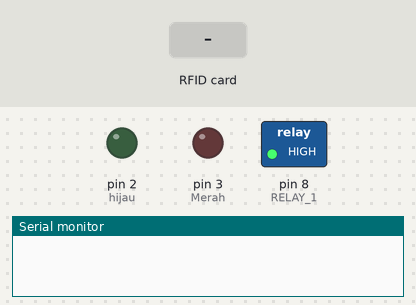
The sketch below on a simulated Arduino Uno, built with avr-gcc and run on an emulated ATmega328P. On the bench: switched loads named in the sketch (green lamp = pin HIGH), output pins drawn as LEDs (lit = HIGH), the last lines printed to the serial monitor. Dashed ring = blinking. The inputs (shaded band) are chosen by the test bench. Pins used as bus, display or sensor lines are not drawn.

Above: at 1.2 s.
1.3 s: RFID card 5E 7A 19 C4 held to the reader
At 1.6 s:
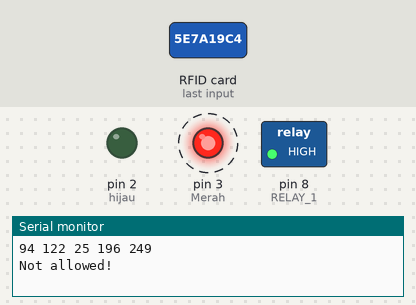
Timing chart, 0 to 4.3 s (numbered marks = the images above; inputs shaded):
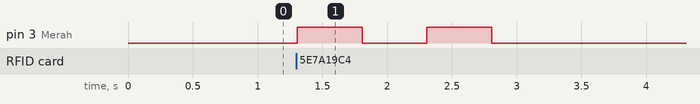

Measured:
- after the input at 1.3 s, pin 3 (Merah): alternates HIGH for 0.50 s and LOW for 0.50 s, 4 changes in all, then stays LOW, starting at once

The sketch:

RFID_AT-MO_PRODUCTION.ino
```cpp
/*

* MOSI: Pin 11 / ICSP-4
* MISO: Pin 12 / ICSP-1
* SCK: Pin 13 / ISCP-3
* SS/SDA: Pin 10
* RST: Pin 9

*/

#include <RFID.h>
#include <SPI.h>

#define SS_PIN 10 //pin RFID yang bisa di ubah
#define RST_PIN 9 //pin RFID yang bisa di ubah

#define RELAY_ON 0
#define RELAY_OFF 1
#define RELAY_1  8   // pin yang digunakan yaitu pin 8

RFID rfid(SS_PIN,RST_PIN);


const int Merah = 3; //pin Led yang digunakan
const int hijau = 2; //pin Led yang digunakan

int serNum[5];

int cards[][5] = {
  {113, 103, 42, 8, 52} // alamat card
  };


bool access = false;

void setup(){

    Serial.begin(9600);
    SPI.begin();
    rfid.init();

    pinMode(Merah, OUTPUT);
    pinMode(hijau, OUTPUT);
    pinMode(RELAY_1, OUTPUT);

    digitalWrite(RELAY_1, RELAY_OFF);
    digitalWrite(Merah, LOW);
    digitalWrite(hijau, LOW);

}

void loop(){

    if(rfid.isCard()){

        if(rfid.readCardSerial()){
            Serial.print(rfid.serNum[0]);
            Serial.print(" ");
            Serial.print(rfid.serNum[1]);
            Serial.print(" ");
            Serial.print(rfid.serNum[2]);
            Serial.print(" ");
            Serial.print(rfid.serNum[3]);
            Serial.print(" ");
            Serial.print(rfid.serNum[4]);
            Serial.println("");

            for(int x = 0; x < sizeof(cards); x++){
              for(int i = 0; i < sizeof(rfid.serNum); i++ ){
                  if(rfid.serNum[i] != cards[x][i]) {
                      access = false;
                      break;
                  } else {
                      access = true;
                  }
              }
              if(access) break;
            }

        }

       if(access){
          Serial.println("Berhasil");
          digitalWrite(hijau, HIGH);
          digitalWrite(RELAY_1, RELAY_ON);
          delay(5000);
          digitalWrite(RELAY_1, RELAY_OFF);
          digitalWrite(hijau, LOW);
          }

      else {
           Serial.println("Not allowed!");
           digitalWrite(Merah, HIGH);
           delay(500);
           digitalWrite(Merah, LOW);
           delay(500);
           digitalWrite(Merah, HIGH);
           delay(500);
           digitalWrite(Merah, LOW);
           }
    }

    rfid.halt();
}
```
